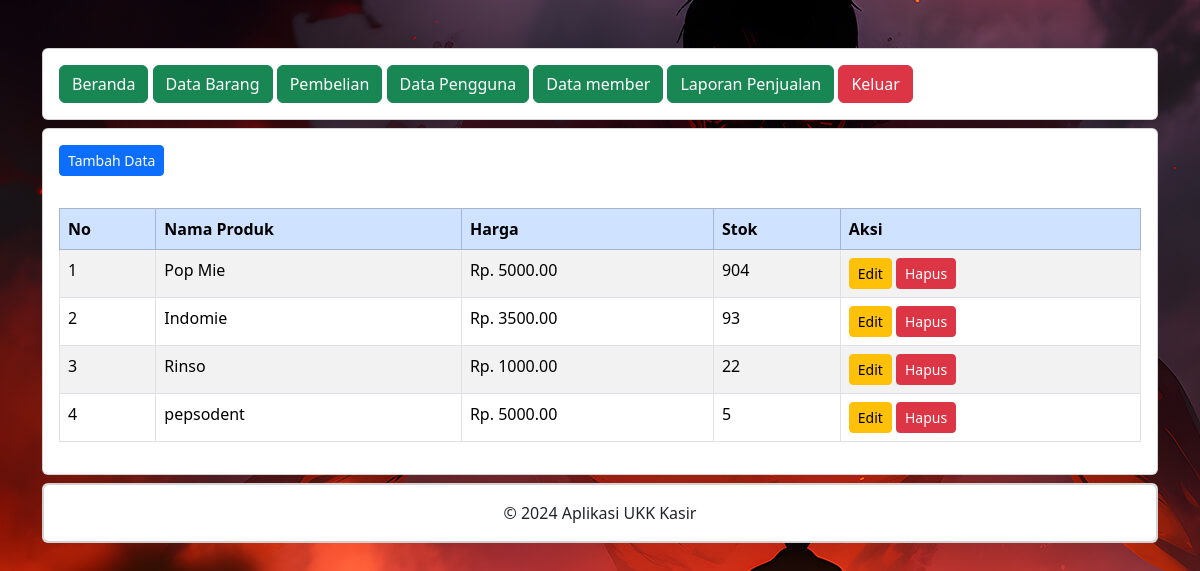
Page /administrator/data_barang.php (signed in) on the committed database.
### tables this page shows
CREATE TABLE `produk` (
  `ProdukID` int(11) NOT NULL,
  `NamaProduk` varchar(255) NOT NULL,
  `Harga` decimal(10,2) NOT NULL,
  `Stok` int(11) NOT NULL
);

### administrator/data_barang.php (the view, shortened to what this page needs)
<?php
include "header.php";
include "navbar.php";
?>
<div class="card mt-2">
	<div class="card-body">
		<button type="button" class="btn btn-primary btn-sm" data-bs-toggle="modal" data-bs-target="#tambah-data">
			Tambah Data
		</button>
	</div>
	<div class="card-body">
        <table id="data-table"class="table table-striped table-bordered">
          <thead>
            <tr class="table-primary" class="fw-bold" align="left">
					<th>No</th>
					<th>Nama Produk</th>
					<th>Harga</th>
					<th>Stok</th>
					<th>Aksi</th>
			</thead>
			<tbody>
				<?php
				include '../koneksi.php';
				$no = 1;
				$data = mysqli_query($koneksi,"select * from produk");
				while($d = mysqli_fetch_array($data)){
					?>
					<tr>
						<td><?php echo $no++; ?></td>
						<td><?php echo $d['NamaProduk']; ?></td>
						<td>Rp. <?php echo $d['Harga']; ?></td>
						<td><?php echo $d['Stok']; ?></td>
						<td>
							<button type="button" class="btn btn-warning btn-sm" data-bs-toggle="modal" data-bs-target="#edit-data<?php echo $d['ProdukID']; ?>">
								Edit
							</button>
							<button type="button" class="btn btn-danger btn-sm" data-bs-toggle="modal" data-bs-target="#hapus-data<?php echo $d['ProdukID']; ?>">
								Hapus
							</button>
						</td>
					</tr>
				<?php } ?>
			</tbody>
		</table>
	</div>
</div>
<?php
include "footer.php";
?>

### administrator/header.php (style rules this page uses)
body { background-image: url(../assets/bg.jpg); }

### rows in the picture
produk: NamaProduk "Pop Mie", Harga "5000.00", Stok "904"
produk: NamaProduk "Indomie", Harga "3500.00", Stok "93"
produk: NamaProduk "Rinso", Harga "1000.00", Stok "22"
produk: NamaProduk "pepsodent", Harga "5000.00", Stok "5"
